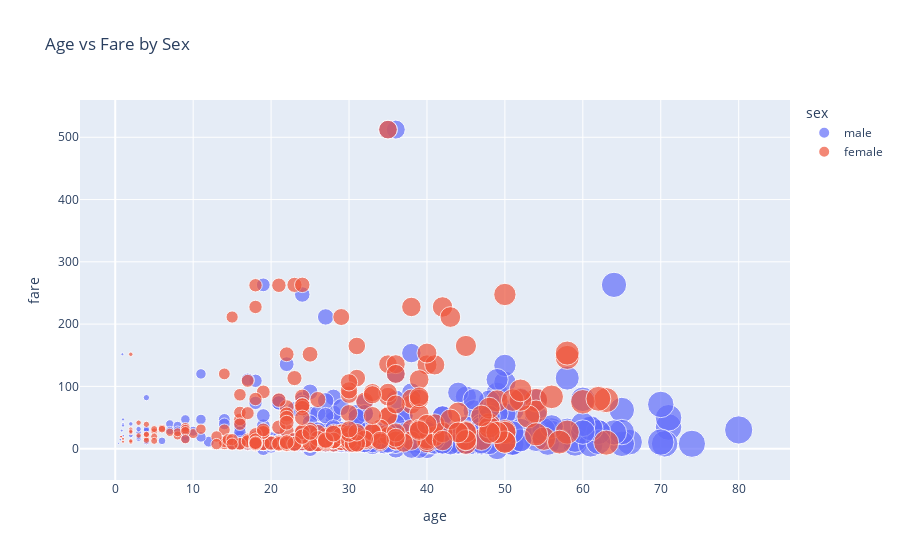

Notebook code for this chart:
### Markdown cell above
**`Change the size` of every scatter point**
>- *Note:* If we want to change the size of any point on the base of column than it should not have any `Null values`

### Code cell
# reload the titanic dataset
df = sns.load_dataset('titanic')
# drop the null values in `age` column
df = df.dropna(subset=['age'])
# draw a scatter plot and group by `sex`(which is categorical) and change the size of every point
fig = px.scatter(df, x='age', y='fare', color='sex', size='age', title='Age vs Fare by Sex')
# show the chart
fig.show()
# save the plot in png and control the resolution (300 dpi)
# fig.write_image("./output/scatter_plot.png", scale=3)     # if you want to save as png than comment out the line

### Figure 1 — Plotly figure (JSON) as saved in the notebook; plotly's stock layout.template omitted (floating-point values rounded to 4 significant figures; data arrays with more than 128 entries replaced by an {"elided": "..."} marker saying what was removed)
{"data": [{"hovertemplate": "sex=male<br>age=%{marker.size}<br>fare=%{y}<extra></extra>", "legendgroup": "male", "marker": {"color": "#636efa", "size": {"elided": "453 float values"}, "sizemode": "area", "sizeref": 0.2, "symbol": "circle"}, "mode": "markers", "name": "male", "orientation": "v", "showlegend": true, "type": "scatter", "x": {"elided": "453 float values"}, "xaxis": "x", "y": {"elided": "453 float values"}, "yaxis": "y"}, {"hovertemplate": "sex=female<br>age=%{marker.size}<br>fare=%{y}<extra></extra>", "legendgroup": "female", "marker": {"color": "#EF553B", "size": {"elided": "261 float values"}, "sizemode": "area", "sizeref": 0.2, "symbol": "circle"}, "mode": "markers", "name": "female", "orientation": "v", "showlegend": true, "type": "scatter", "x": {"elided": "261 float values"}, "xaxis": "x", "y": {"elided": "261 float values"}, "yaxis": "y"}], "layout": {"legend": {"itemsizing": "constant", "title": {"text": "sex"}, "tracegroupgap": 0}, "title": {"text": "Age vs Fare by Sex"}, "xaxis": {"anchor": "y", "domain": [0, 1], "title": {"text": "age"}}, "yaxis": {"anchor": "x", "domain": [0, 1], "title": {"text": "fare"}}}}
